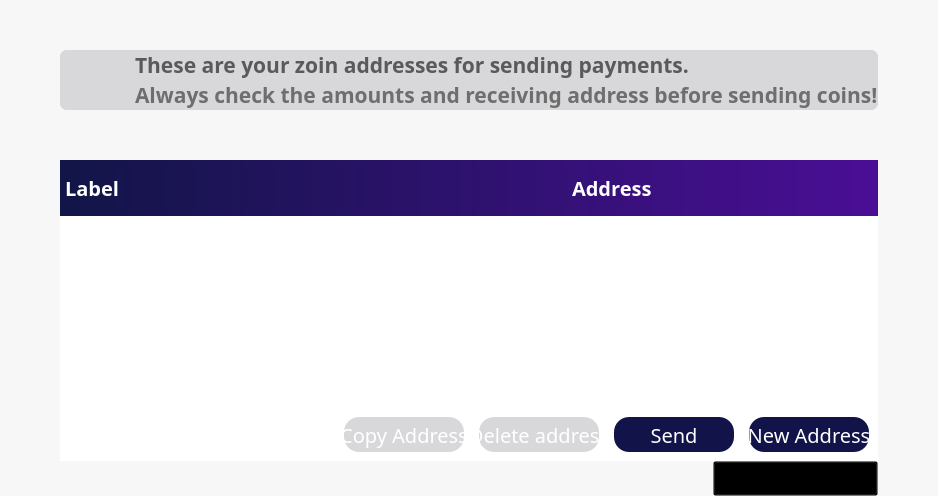
        <widget class="QFrame" name="frame">
         <property name="palette">
          <palette>
           <active>
            <colorrole role="Button">
             <brush brushstyle="SolidPattern">
              <color alpha="250">
               <red>247</red>
               <green>247</green>
               <blue>247</blue>
              </color>
             </brush>
            </colorrole>
            <colorrole role="Base">
             <brush brushstyle="SolidPattern">
              <color alpha="250">
               <red>247</red>
               <green>247</green>
               <blue>247</blue>
              </color>
             </brush>
            </colorrole>
            <colorrole role="Window">
             <brush brushstyle="SolidPattern">
              <color alpha="250">
               <red>247</red>
               <green>247</green>
               <blue>247</blue>
              </color>
             </brush>
            </colorrole>
           </active>
           <inactive>
            <colorrole role="Button">
             <brush brushstyle="SolidPattern">
              <color alpha="250">
               <red>247</red>
               <green>247</green>
               <blue>247</blue>
              </color>
             </brush>
            </colorrole>
            <colorrole role="Base">
             <brush brushstyle="SolidPattern">
              <color alpha="250">
               <red>247</red>
               <green>247</green>
               <blue>247</blue>
              </color>
             </brush>
            </colorrole>
            <colorrole role="Window">
             <brush brushstyle="SolidPattern">
              <color alpha="250">
               <red>247</red>
               <green>247</green>
               <blue>247</blue>
              </color>
             </brush>
            </colorrole>
           </inactive>
           <disabled>
            <colorrole role="Button">
             <brush brushstyle="SolidPattern">
              <color alpha="250">
               <red>247</red>
               <green>247</green>
               <blue>247</blue>
              </color>
             </brush>
            </colorrole>
            <colorrole role="Base">
             <brush brushstyle="SolidPattern">
              <color alpha="250">
               <red>247</red>
               <green>247</green>
               <blue>247</blue>
              </color>
             </brush>
            </colorrole>
            <colorrole role="Window">
             <brush brushstyle="SolidPattern">
              <color alpha="250">
               <red>247</red>
               <green>247</green>
               <blue>247</blue>
              </color>
             </brush>
            </colorrole>
           </disabled>
          </palette>
         </property>
         <property name="styleSheet">
          <string notr="true"/>
         </property>
         <property name="frameShape">
          <enum>QFrame::NoFrame</enum>
         </property>
         <property name="frameShadow">
          <enum>QFrame::Raised</enum>
         </property>
         <property name="lineWidth">
          <number>1</number>
         </property>
         <property name="midLineWidth">
          <number>0</number>
         </property>
         <layout class="QVBoxLayout" name="verticalLayout_4">
          <property name="spacing">
           <number>0</number>
          </property>
          <property name="leftMargin">
           <number>60</number>
          </property>
          <property name="topMargin">
           <number>50</number>
          </property>
          <property name="rightMargin">
           <number>60</number>
          </property>
          <property name="bottomMargin">
           <number>0</number>
          </property>
          <item>
           <widget class="QFrame" name="balance_frame">
            <property name="enabled">
             <bool>true</bool>
            </property>
            <property name="palette">
             <palette>
              <active>
               <colorrole role="Button">
                <brush brushstyle="SolidPattern">
                 <color alpha="255">
                  <red>216</red>
                  <green>216</green>
                  <blue>219</blue>
                 </color>
                </brush>
               </colorrole>
               <colorrole role="Base">
                <brush brushstyle="SolidPattern">
                 <color alpha="255">
                  <red>216</red>
                  <green>216</green>
                  <blue>219</blue>
                 </color>
                </brush>
               </colorrole>
               <colorrole role="Window">
                <brush brushstyle="SolidPattern">
                 <color alpha="255">
                  <red>216</red>
                  <green>216</green>
                  <blue>219</blue>
                 </color>
                </brush>
               </colorrole>
              </active>
              <inactive>
               <colorrole role="Button">
                <brush brushstyle="SolidPattern">
                 <color alpha="255">
                  <red>216</red>
                  <green>216</green>
                  <blue>219</blue>
                 </color>
                </brush>
               </colorrole>
               <colorrole role="Base">
                <brush brushstyle="SolidPattern">
                 <color alpha="255">
                  <red>216</red>
                  <green>216</green>
                  <blue>219</blue>
                 </color>
                </brush>
               </colorrole>
               <colorrole role="Window">
                <brush brushstyle="SolidPattern">
                 <color alpha="255">
                  <red>216</red>
                  <green>216</green>
                  <blue>219</blue>
                 </color>
                </brush>
               </colorrole>
              </inactive>
              <disabled>
               <colorrole role="Button">
                <brush brushstyle="SolidPattern">
                 <color alpha="255">
                  <red>216</red>
                  <green>216</green>
                  <blue>219</blue>
                 </color>
                </brush>
               </colorrole>
               <colorrole role="Base">
                <brush brushstyle="SolidPattern">
                 <color alpha="255">
                  <red>216</red>
                  <green>216</green>
                  <blue>219</blue>
                 </color>
                </brush>
               </colorrole>
               <colorrole role="Window">
                <brush brushstyle="SolidPattern">
                 <color alpha="255">
                  <red>216</red>
                  <green>216</green>
                  <blue>219</blue>
                 </color>
                </brush>
               </colorrole>
              </disabled>
             </palette>
            </property>
            <property name="contextMenuPolicy">
             <enum>Qt::DefaultContextMenu</enum>
            </property>
            <property name="styleSheet">
             <string notr="true">background-color: rgb(216, 216, 219);
border:0;
border-radius:7px;
border-style:solid;</string>
            </property>
            <property name="frameShape">
             <enum>QFrame::StyledPanel</enum>
            </property>
            <property name="frameShadow">
             <enum>QFrame::Plain</enum>
            </property>
            <property name="lineWidth">
             <number>1</number>
            </property>
            <layout class="QHBoxLayout" name="horizontalLayout_4">
             <property name="spacing">
              <number>0</number>
             </property>
             <property name="sizeConstraint">
              <enum>QLayout::SetDefaultConstraint</enum>
             </property>
             <property name="leftMargin">
              <number>0</number>
             </property>
             <property name="topMargin">
              <number>0</number>
             </property>
             <property name="rightMargin">
              <number>0</number>
             </property>
             <property name="bottomMargin">
              <number>0</number>
             </property>
             <item>
              <widget class="QPushButton" name="pushButton_3">
               <property name="sizePolicy">
                <sizepolicy hsizetype="Fixed" vsizetype="Preferred">
                 <horstretch>0</horstretch>
                 <verstretch>0</verstretch>
                </sizepolicy>
               </property>
               <property name="minimumSize">
                <size>
                 <width>75</width>
                 <height>0</height>
                </size>
               </property>
               <property name="text">
                <string/>
               </property>
               <property name="icon">
                <iconset resource="../bitcoin.qrc">
                 <normaloff>:/res/icons/Exports_47.png</normaloff>:/res/icons/Exports_47.png</iconset>
               </property>
               <property name="iconSize">
                <size>
                 <width>75</width>
                 <height>75</height>
                </size>
               </property>
              </widget>
             </item>
             <item>
              <layout class="QVBoxLayout" name="verticalLayout_6">
               <property name="leftMargin">
                <number>0</number>
               </property>
               <property name="topMargin">
                <number>0</number>
               </property>
               <property name="bottomMargin">
                <number>0</number>
               </property>
               <item>
                <widget class="QLabel" name="label_3">
                 <property name="enabled">
                  <bool>false</bool>
                 </property>
                 <property name="sizePolicy">
                  <sizepolicy hsizetype="Preferred" vsizetype="Preferred">
                   <horstretch>0</horstretch>
                   <verstretch>0</verstretch>
                  </sizepolicy>
                 </property>
                 <property name="font">
                  <font>
                   <family>ZoinSemiBold</family>
                   <pointsize>16</pointsize>
                   <weight>75</weight>
                   <bold>true</bold>
                  </font>
                 </property>
                 <property name="layoutDirection">
                  <enum>Qt::LeftToRight</enum>
                 </property>
                 <property name="autoFillBackground">
                  <bool>false</bool>
                 </property>
                 <property name="styleSheet">
                  <string notr="true">color: rgb(90, 90, 90);</string>
                 </property>
                 <property name="text">
                  <string>These are your zoin addresses for sending payments.</string>
                 </property>
                 <property name="alignment">
                  <set>Qt::AlignBottom|Qt::AlignLeading|Qt::AlignLeft</set>
                 </property>
                 <property name="indent">
                  <number>-1</number>
                 </property>
                </widget>
               </item>
               <item>
                <widget class="QLabel" name="labelUnconfirmed">
                 <property name="enabled">
                  <bool>false</bool>
                 </property>
                 <property name="sizePolicy">
                  <sizepolicy hsizetype="Preferred" vsizetype="Preferred">
                   <horstretch>0</horstretch>
                   <verstretch>0</verstretch>
                  </sizepolicy>
                 </property>
                 <property name="font">
                  <font>
                   <family>Source Sans Pro</family>
                   <pointsize>16</pointsize>
                   <weight>75</weight>
                   <bold>true</bold>
                  </font>
                 </property>
                 <property name="cursor">
                  <cursorShape>IBeamCursor</cursorShape>
                 </property>
                 <property name="toolTip">
                  <string>Total of transactions that have yet to be confirmed, and do not yet count toward the current balance</string>
                 </property>
                 <property name="layoutDirection">
                  <enum>Qt::LeftToRight</enum>
                 </property>
                 <property name="styleSheet">
                  <string notr="true">color: rgb(110, 110, 110);</string>
                 </property>
                 <property name="text">
                  <string notr="true">Always check the amounts and receiving address before sending coins!</string>
                 </property>
                 <property name="alignment">
                  <set>Qt::AlignLeading|Qt::AlignLeft|Qt::AlignTop</set>
                 </property>
                 <property name="textInteractionFlags">
                  <set>Qt::LinksAccessibleByMouse|Qt::TextSelectableByKeyboard|Qt::TextSelectableByMouse</set>
                 </property>
                </widget>
               </item>
              </layout>
             </item>
            </layout>
           </widget>
          </item>
          <item>
           <layout class="QVBoxLayout" name="verticalLayout_11">
            <property name="topMargin">
             <number>50</number>
            </property>
           </layout>
          </item>
          <item>
           <widget class="QFrame" name="frame_4">
            <property name="palette">
             <palette>
              <active>
               <colorrole role="Button">
                <brush brushstyle="SolidPattern">
                 <color alpha="255">
                  <red>216</red>
                  <green>216</green>
                  <blue>219</blue>
                 </color>
                </brush>
               </colorrole>
               <colorrole role="Base">
                <brush brushstyle="SolidPattern">
                 <color alpha="255">
                  <red>216</red>
                  <green>216</green>
                  <blue>219</blue>
                 </color>
                </brush>
               </colorrole>
               <colorrole role="Window">
                <brush brushstyle="SolidPattern">
                 <color alpha="255">
                  <red>216</red>
                  <green>216</green>
                  <blue>219</blue>
                 </color>
                </brush>
               </colorrole>
              </active>
              <inactive>
               <colorrole role="Button">
                <brush brushstyle="SolidPattern">
                 <color alpha="255">
                  <red>216</red>
                  <green>216</green>
                  <blue>219</blue>
                 </color>
                </brush>
               </colorrole>
               <colorrole role="Base">
                <brush brushstyle="SolidPattern">
                 <color alpha="255">
                  <red>216</red>
                  <green>216</green>
                  <blue>219</blue>
                 </color>
                </brush>
               </colorrole>
               <colorrole role="Window">
                <brush brushstyle="SolidPattern">
                 <color alpha="255">
                  <red>216</red>
                  <green>216</green>
                  <blue>219</blue>
                 </color>
                </brush>
               </colorrole>
              </inactive>
              <disabled>
               <colorrole role="Button">
                <brush brushstyle="SolidPattern">
                 <color alpha="255">
                  <red>216</red>
                  <green>216</green>
                  <blue>219</blue>
                 </color>
                </brush>
               </colorrole>
               <colorrole role="Base">
                <brush brushstyle="SolidPattern">
                 <color alpha="255">
                  <red>216</red>
                  <green>216</green>
                  <blue>219</blue>
                 </color>
                </brush>
               </colorrole>
               <colorrole role="Window">
                <brush brushstyle="SolidPattern">
                 <color alpha="255">
                  <red>216</red>
                  <green>216</green>
                  <blue>219</blue>
                 </color>
                </brush>
               </colorrole>
              </disabled>
             </palette>
            </property>
            <property name="styleSheet">
             <string notr="true">background-color: rgb(216, 216, 219);
border:0;</string>
            </property>
            <property name="frameShape">
             <enum>QFrame::StyledPanel</enum>
            </property>
            <property name="frameShadow">
             <enum>QFrame::Raised</enum>
            </property>
            <layout class="QVBoxLayout" name="verticalLayout">
             <property name="spacing">
              <number>0</number>
             </property>
             <property name="leftMargin">
              <number>0</number>
             </property>
             <property name="topMargin">
              <number>0</number>
             </property>
             <property name="rightMargin">
              <number>0</number>
             </property>
             <property name="bottomMargin">
              <number>0</number>
             </property>
             <item>
              <widget class="QFrame" name="frame_2">
               <property name="sizePolicy">
                <sizepolicy hsizetype="Preferred" vsizetype="Preferred">
                 <horstretch>0</horstretch>
                 <verstretch>0</verstretch>
                </sizepolicy>
               </property>
               <property name="minimumSize">
                <size>
                 <width>0</width>
                 <height>0</height>
                </size>
               </property>
               <property name="styleSheet">
                <string notr="true">color:white;
background: QLinearGradient(x1: 0, y1: 0, x2: 1, y2: 0, stop: 0 #121548, stop: 1 #4a0e95);
border:0;
</string>
               </property>
               <property name="frameShape">
                <enum>QFrame::StyledPanel</enum>
               </property>
               <property name="frameShadow">
                <enum>QFrame::Raised</enum>
               </property>
               <property name="lineWidth">
                <number>0</number>
               </property>
               <layout class="QHBoxLayout" name="horizontalLayout_6">
                <property name="spacing">
                 <number>60</number>
                </property>
                <property name="leftMargin">
                 <number>5</number>
                </property>
                <property name="topMargin">
                 <number>5</number>
                </property>
                <property name="rightMargin">
                 <number>0</number>
                </property>
                <property name="bottomMargin">
                 <number>5</number>
                </property>
                <item>
                 <widget class="QFrame" name="frame_5">
                  <property name="frameShape">
                   <enum>QFrame::StyledPanel</enum>
                  </property>
                  <property name="frameShadow">
                   <enum>QFrame::Raised</enum>
                  </property>
                  <layout class="QHBoxLayout" name="horizontalLayout_2">
                   <property name="spacing">
                    <number>200</number>
                   </property>
                   <property name="leftMargin">
                    <number>0</number>
                   </property>
                   <property name="rightMargin">
                    <number>0</number>
                   </property>
                   <item>
                    <widget class="QLabel" name="label">
                     <property name="font">
                      <font>
                       <family>ZoinSemiBold</family>
                       <pointsize>15</pointsize>
                       <weight>75</weight>
                       <bold>true</bold>
                      </font>
                     </property>
                     <property name="styleSheet">
                      <string notr="true">background-color: rgb(0,0,0,0);</string>
                     </property>
                     <property name="text">
                      <string>Label</string>
                     </property>
                    </widget>
                   </item>
                   <item>
                    <widget class="QLabel" name="label_4">
                     <property name="font">
                      <font>
                       <family>ZoinSemiBold</family>
                       <pointsize>15</pointsize>
                       <weight>75</weight>
                       <bold>true</bold>
                      </font>
                     </property>
                     <property name="styleSheet">
                      <string notr="true">background-color: rgb(0,0,0,0);</string>
                     </property>
                     <property name="text">
                      <string>Address</string>
                     </property>
                    </widget>
                   </item>
                  </layout>
                 </widget>
                </item>
               </layout>
              </widget>
             </item>
             <item>
              <widget class="QTableView" name="tableView">
               <property name="palette">
                <palette>
                 <active>
                  <colorrole role="Button">
                   <brush brushstyle="SolidPattern">
                    <color alpha="255">
                     <red>255</red>
                     <green>255</green>
                     <blue>255</blue>
                    </color>
                   </brush>
                  </colorrole>
                  <colorrole role="Base">
                   <brush brushstyle="SolidPattern">
                    <color alpha="255">
                     <red>255</red>
                     <green>255</green>
                     <blue>255</blue>
                    </color>
                   </brush>
                  </colorrole>
                  <colorrole role="Window">
                   <brush brushstyle="SolidPattern">
                    <color alpha="255">
                     <red>255</red>
                     <green>255</green>
                     <blue>255</blue>
                    </color>
                   </brush>
                  </colorrole>
                 </active>
                 <inactive>
                  <colorrole role="Button">
                   <brush brushstyle="SolidPattern">
                    <color alpha="255">
                     <red>255</red>
                     <green>255</green>
                     <blue>255</blue>
                    </color>
                   </brush>
                  </colorrole>
                  <colorrole role="Base">
                   <brush brushstyle="SolidPattern">
                    <color alpha="255">
                     <red>255</red>
                     <green>255</green>
                     <blue>255</blue>
                    </color>
                   </brush>
                  </colorrole>
                  <colorrole role="Window">
                   <brush brushstyle="SolidPattern">
                    <color alpha="255">
                     <red>255</red>
                     <green>255</green>
                     <blue>255</blue>
                    </color>
                   </brush>
                  </colorrole>
                 </inactive>
                 <disabled>
                  <colorrole role="Button">
                   <brush brushstyle="SolidPattern">
                    <color alpha="255">
                     <red>255</red>
                     <green>255</green>
                     <blue>255</blue>
                    </color>
                   </brush>
                  </colorrole>
                  <colorrole role="Base">
                   <brush brushstyle="SolidPattern">
                    <color alpha="255">
                     <red>255</red>
                     <green>255</green>
                     <blue>255</blue>
                    </color>
                   </brush>
                  </colorrole>
                  <colorrole role="Window">
                   <brush brushstyle="SolidPattern">
                    <color alpha="255">
                     <red>255</red>
                     <green>255</green>
                     <blue>255</blue>
                    </color>
                   </brush>
                  </colorrole>
                 </disabled>
                </palette>
               </property>
               <property name="font">
                <font>
                 <family>ZoinLight</family>
                 <pointsize>18</pointsize>
                </font>
               </property>
               <property name="styleSheet">
                <string notr="true">background-color: rgb(255, 255, 255);
border:0;
</string>
               </property>
               <property name="lineWidth">
                <number>0</number>
               </property>
               <property name="showDropIndicator" stdset="0">
                <bool>false</bool>
               </property>
               <property name="selectionBehavior">
                <enum>QAbstractItemView::SelectRows</enum>
               </property>
               <property name="showGrid">
                <bool>false</bool>
               </property>
               <property name="gridStyle">
                <enum>Qt::NoPen</enum>
               </property>
               <property name="wordWrap">
                <bool>false</bool>
               </property>
               <property name="cornerButtonEnabled">
                <bool>false</bool>
               </property>
               <attribute name="horizontalHeaderVisible">
                <bool>true</bool>
               </attribute>
              </widget>
             </item>
             <item>
              <widget class="QFrame" name="frame_3">
               <property name="styleSheet">
                <string notr="true">color:white;
background-color: rgb(255,255,255);
border:0;
</string>
               </property>
               <property name="frameShape">
                <enum>QFrame::StyledPanel</enum>
               </property>
               <property name="frameShadow">
                <enum>QFrame::Raised</enum>
               </property>
               <layout class="QHBoxLayout" name="horizontalLayout_5">
                <property name="spacing">
                 <number>15</number>
                </property>
                <item>
                 <spacer name="horizontalSpacer">
                  <property name="orientation">
                   <enum>Qt::Horizontal</enum>
                  </property>
                  <property name="sizeHint" stdset="0">
                   <size>
                    <width>40</width>
                    <height>20</height>
                   </size>
                  </property>
                 </spacer>
                </item>
                <item>
                 <widget class="QPushButton" name="copyAddress">
                  <property name="sizePolicy">
                   <sizepolicy hsizetype="Fixed" vsizetype="Fixed">
                    <horstretch>0</horstretch>
                    <verstretch>0</verstretch>
                   </sizepolicy>
                  </property>
                  <property name="font">
                   <font>
                    <family>Source Sans Pro</family>
                    <pointsize>15</pointsize>
                    <weight>50</weight>
                    <bold>false</bold>
                   </font>
                  </property>
                  <property name="styleSheet">
                   <string notr="true">background-color: rgb(216, 216, 219);
color: white;
border-radius:15px;
height:35px;
width:120px;
border-color:gray;
border-width:0px;
border-style:solid;</string>
                  </property>
                  <property name="text">
                   <string>Copy Address</string>
                  </property>
                 </widget>
                </item>
                <item>
                 <widget class="QPushButton" name="deleteAddress">
                  <property name="sizePolicy">
                   <sizepolicy hsizetype="Fixed" vsizetype="Fixed">
                    <horstretch>0</horstretch>
                    <verstretch>0</verstretch>
                   </sizepolicy>
                  </property>
                  <property name="font">
                   <font>
                    <family>Source Sans Pro</family>
                    <pointsize>15</pointsize>
                    <weight>50</weight>
                    <bold>false</bold>
                   </font>
                  </property>
                  <property name="styleSheet">
                   <string notr="true">background-color: rgb(216, 216, 219);
color: white;
border-radius:15px;
height:35px;
width:120px;
border-color:gray;
border-width:0px;
border-style:solid;</string>
                  </property>
                  <property name="text">
                   <string>Delete address</string>
                  </property>
                 </widget>
                </item>
                <item>
                 <widget class="QPushButton" name="sendAddress">
                  <property name="sizePolicy">
                   <sizepolicy hsizetype="Fixed" vsizetype="Fixed">
                    <horstretch>0</horstretch>
                    <verstretch>0</verstretch>
                   </sizepolicy>
                  </property>
                  <property name="font">
                   <font>
                    <family>Source Sans Pro</family>
                    <pointsize>15</pointsize>
                    <weight>50</weight>
                    <bold>false</bold>
                   </font>
                  </property>
                  <property name="styleSheet">
                   <string notr="true">background-color: #121349;
color: white;
border-radius:15px;
height:35px;
width:120px;
border-color:gray;
border-width:0px;
border-style:solid;
</string>
                  </property>
                  <property name="text">
                   <string>Send</string>
                  </property>
                 </widget>
                </item>
                <item>
                 <widget class="QPushButton" name="newAddress">
                  <property name="sizePolicy">
                   <sizepolicy hsizetype="Fixed" vsizetype="Fixed">
                    <horstretch>0</horstretch>
                    <verstretch>0</verstretch>
                   </sizepolicy>
                  </property>
                  <property name="font">
                   <font>
                    <family>Source Sans Pro</family>
                    <pointsize>15</pointsize>
                   </font>
                  </property>
                  <property name="styleSheet">
                   <string notr="true">background-color: #121349;
color: white;
border-radius:15px;
height:35px;
width:120px;
border-color:gray;
border-width:0px;
border-style:solid;
</string>
                  </property>
                  <property name="text">
                   <string>New Address</string>
                  </property>
                 </widget>
                </item>
               </layout>
              </widget>
             </item>
            </layout>
           </widget>
          </item>
          <item>
           <layout class="QHBoxLayout" name="horizontalLayout_7">
            <property name="spacing">
             <number>0</number>
            </property>
            <property name="topMargin">
             <number>0</number>
            </property>
            <item>
             <spacer name="horizontalSpacer_2">
              <property name="orientation">
               <enum>Qt::Horizontal</enum>
              </property>
              <property name="sizeHint" stdset="0">
               <size>
                <width>40</width>
                <height>20</height>
               </size>
              </property>
             </spacer>
            </item>
            <item>
             <widget class="QPushButton" name="exportButton">
              <property name="enabled">
               <bool>false</bool>
              </property>
              <property name="font">
               <font>
                <family>ZoinSemiBold</family>
                <pointsize>14</pointsize>
                <weight>75</weight>
                <bold>true</bold>
               </font>
              </property>
              <property name="styleSheet">
               <string notr="true">color: rgb(150, 150, 150,0);
background-color: rgb(0,0,0,0);</string>
              </property>
              <property name="text">
               <string>Export this table</string>
              </property>
              <property name="iconSize">
               <size>
                <width>40</width>
                <height>40</height>
               </size>
              </property>
             </widget>
            </item>
           </layout>
          </item>
         </layout>
        </widget>
